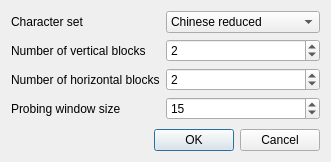
<?xml version="1.0" encoding="UTF-8"?>
<ui version="4.0">
 <class>MatcherCreationDialog</class>
 <widget class="QDialog" name="MatcherCreationDialog">
  <property name="geometry">
   <rect>
    <x>0</x>
    <y>0</y>
    <width>331</width>
    <height>162</height>
   </rect>
  </property>
  <property name="windowTitle">
   <string>Dialog</string>
  </property>
  <layout class="QVBoxLayout" name="verticalLayout">
   <item>
    <layout class="QFormLayout" name="formLayout">
     <item row="0" column="0">
      <widget class="QLabel" name="label">
       <property name="text">
        <string>Character set</string>
       </property>
      </widget>
     </item>
     <item row="1" column="0">
      <widget class="QLabel" name="label_2">
       <property name="text">
        <string>Number of vertical blocks</string>
       </property>
      </widget>
     </item>
     <item row="2" column="0">
      <widget class="QLabel" name="label_3">
       <property name="text">
        <string>Number of horizontal blocks</string>
       </property>
      </widget>
     </item>
     <item row="3" column="0">
      <widget class="QLabel" name="label_4">
       <property name="text">
        <string>Probing window size</string>
       </property>
      </widget>
     </item>
     <item row="1" column="1">
      <widget class="QSpinBox" name="xblocks">
       <property name="minimum">
        <number>1</number>
       </property>
       <property name="value">
        <number>2</number>
       </property>
      </widget>
     </item>
     <item row="2" column="1">
      <widget class="QSpinBox" name="yblocks">
       <property name="minimum">
        <number>1</number>
       </property>
       <property name="value">
        <number>2</number>
       </property>
      </widget>
     </item>
     <item row="3" column="1">
      <widget class="QSpinBox" name="window_size">
       <property name="minimum">
        <number>1</number>
       </property>
       <property name="value">
        <number>15</number>
       </property>
      </widget>
     </item>
     <item row="0" column="1">
      <widget class="QComboBox" name="set">
       <item>
        <property name="text">
         <string>Chinese reduced</string>
        </property>
       </item>
       <item>
        <property name="text">
         <string>Chinese</string>
        </property>
       </item>
       <item>
        <property name="text">
         <string>Latin</string>
        </property>
       </item>
      </widget>
     </item>
    </layout>
   </item>
   <item>
    <widget class="QDialogButtonBox" name="buttonBox">
     <property name="orientation">
      <enum>Qt::Horizontal</enum>
     </property>
     <property name="standardButtons">
      <set>QDialogButtonBox::Cancel|QDialogButtonBox::Ok</set>
     </property>
    </widget>
   </item>
  </layout>
 </widget>
 <resources/>
 <connections>
  <connection>
   <sender>buttonBox</sender>
   <signal>accepted()</signal>
   <receiver>MatcherCreationDialog</receiver>
   <slot>accept()</slot>
   <hints>
    <hint type="sourcelabel">
     <x>248</x>
     <y>254</y>
    </hint>
    <hint type="destinationlabel">
     <x>157</x>
     <y>274</y>
    </hint>
   </hints>
  </connection>
  <connection>
   <sender>buttonBox</sender>
   <signal>rejected()</signal>
   <receiver>MatcherCreationDialog</receiver>
   <slot>reject()</slot>
   <hints>
    <hint type="sourcelabel">
     <x>316</x>
     <y>260</y>
    </hint>
    <hint type="destinationlabel">
     <x>286</x>
     <y>274</y>
    </hint>
   </hints>
  </connection>
 </connections>
</ui>
